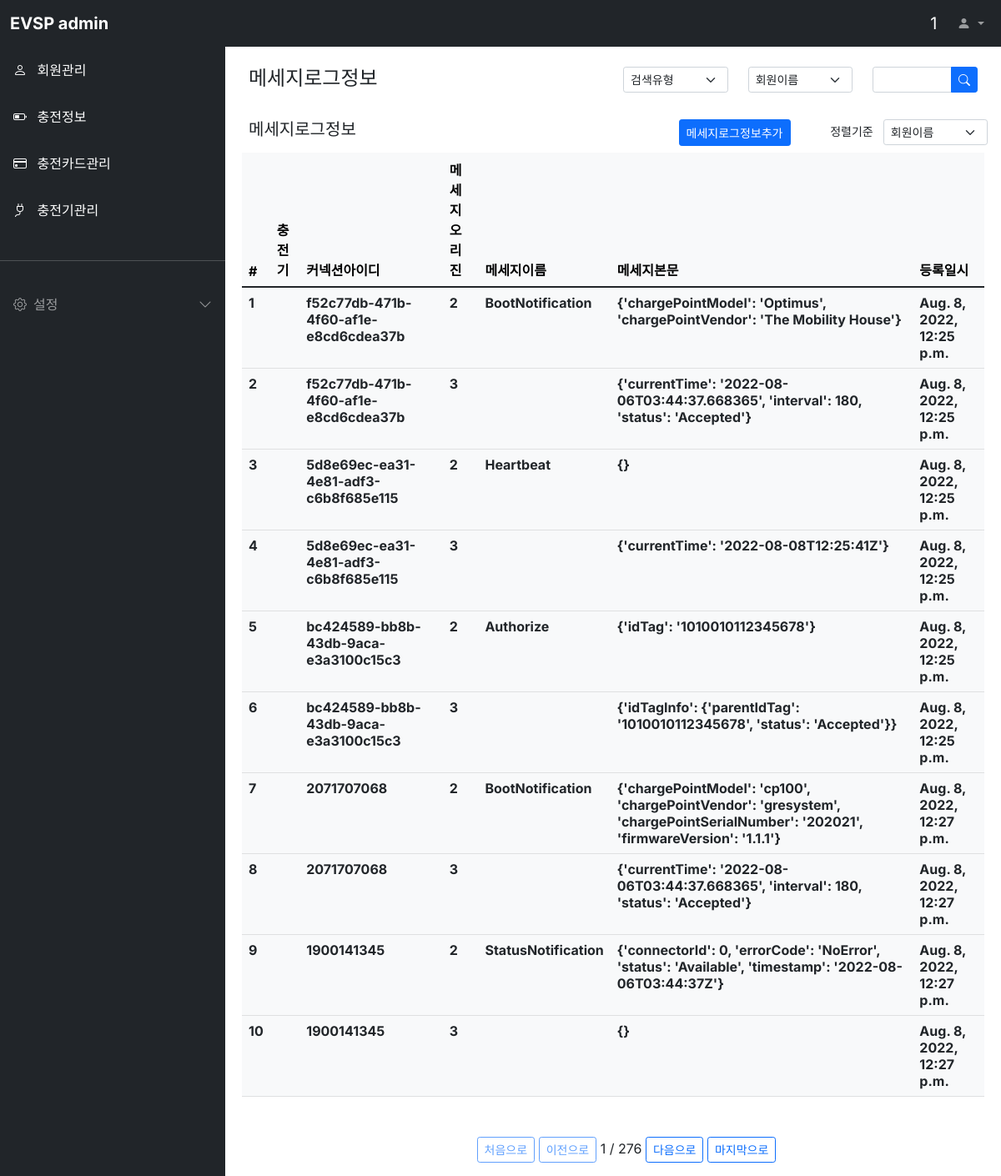
The page /msglog/ (signed in) on the database as committed earlier.
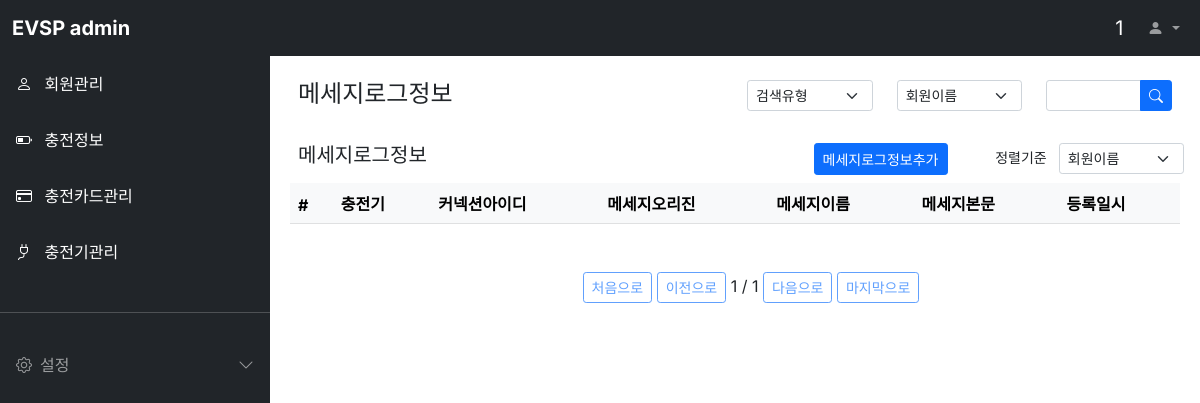
The same page on the database as committed later.
### msglog/models.py (models this page shows)
class Msglog(models.Model):
  cpnumber = models.CharField(max_length=128, verbose_name='충전기번호')
  msg_direction = models.IntegerField(verbose_name='메세지오리진')
  msg_name = models.CharField(max_length=128, verbose_name='메세지이름')
  msg_content = models.TextField(verbose_name='메세지본문')
  connection_id = models.CharField(max_length=128, verbose_name='커넥션아이디')
  register_dttm = models.DateTimeField(auto_now_add=True, verbose_name='등록일시')
  class Meta:
    db_table = 'evsp_msglog'
    verbose_name = '메세지로그정보'
    verbose_name_plural = '메세지로그정보'

### msglog/views.py (the view)
# urls.py: path('msglog/', MsglogList.as_view()),
class MsglogList(ListView):
  model = Msglog
  template_name='msglog.html'
  context_object_name = 'msglogList'
  paginate_by = 10
  queryset = Msglog.objects.all()
  def get_context_data(self, **kwargs):
    context = super().get_context_data(**kwargs)
    user_id = self.request.session['user']
    context['loginuser'] = user_id
    return context

### msglog/templates/msglog.html (shortened to what this page needs)
{% extends "base.html" %}
{% block contents %}
<div class="row mt-3 mx-3">
  <div class="col-md-6 fw-bold"><h4>메세지로그정보</h4></div>
  <div class="col-md-2">
    <select class="form-select form-select-sm" aria-label="Default select example">
      <option selected>검색유형</option>
    </select>
  </div>
  <div class="col-md-2">
    <select class="form-select form-select-sm" aria-label="Default select example">
      <option selected>회원이름</option>
    </select>
  </div>
  <div class="col-md-2">
    <form>
      <div class="input-group input-group-sm">
        <input type="text" class="form-control" placeholder="" aria-label="Recipient's userid" aria-describedby="button-addon2">
        <button class="btn btn-primary" type="button" id="button-addon2">
          <i class="bi bi-search"></i>
        </button>
      </div>
    </form>
  </div>
</div>
<div class="row mt-3 mx-3">
  <div class="col-md-6 fw-bold"><h5>메세지로그정보</h5></div>
  <div class="col-md-3 d-grid justify-content-md-end">
    <button class="btn btn-primary btn-sm"
      onclick="location.href='/charginginfo/register/'">메세지로그정보추가
    </button>
  </div>
  <div class="col-md-3">
    <div class="row justify-content-end">
      <label class="col form-select-sm text-end">정렬기준</label>
      <select class="col form-select form-select-sm" aria-label="Default select example">
        <option selected>회원이름</option>
      </select>
    </div>
  </div>
</div>
<div class="row mt-2 mx-2">
  <div class="col-12">
    <table class="table table-light">
      <thead class="thead-light">
        <tr>
          <th scope="col">#</th>
          <th scope="col">충전기</th>
          <th scope="col">커넥션아이디</th>
          <th scope="col">메세지오리진</th>
          <th scope="col">메세지이름</th>
          <th scope="col">메세지본문</th>
          <th scope="col">등록일시</th>
        </tr>
      </thead>
      <tbody class="text-dark">
        {% for msgloginfo in msglogList %}
        <tr>
          <th scope="row">{{ msgloginfo.id }}</th>
          <th><a href="/charginginfo/{{ charginginfo.id }}">{{ msgloginfo.cpname }}</a></th>
          <th>{{ msgloginfo.connection_id }}</th>
          <th>{{ msgloginfo.msg_direction }}</th>
          <th>{{ msgloginfo.msg_name }}</th>
          <th>{{ msgloginfo.msg_content }}</th>
          <th>{{ msgloginfo.register_dttm }}</th>
        </tr>
        {% endfor %}
      </tbody>
    </table>
    <div class="pagination justify-content-center mt-5">
      <ul class="step-links">
        {% if page_obj.has_previous %}
        <a class="btn btn-sm btn-outline-primary" href="?page=1">처음으로</a>
        <a class="btn btn-sm btn-outline-primary" href="?page={{ page_obj.previous_page_number }}">이전으로</a>
        {% else %}
        <a class="btn btn-sm btn-outline-primary disabled" href="#">처음으로</a>
        <a class="btn btn-sm btn-outline-primary disabled" href="#">이전으로</a>
        {% endif %}
      <span class="current">
        {{ page_obj.number }} / {{ page_obj.paginator.num_pages }}
      </span>
        {% if page_obj.has_next %}
        <a class="btn btn-sm btn-outline-primary" href="?page={{ page_obj.next_page_number }}">다음으로</a>
        <a class="btn btn-sm btn-outline-primary" href="?page={{ page_obj.paginator.num_pages }}">마지막으로</a>
        {% else %}
        <a class="btn btn-sm btn-outline-primary disabled" href="#">다음으로</a>
        <a class="btn btn-sm btn-outline-primary disabled" href="#">마지막으로</a>
        {% endif %}
      </ul>
    </div>
  </div>
</div>
{% endblock %}

Rows that differ between the two databases and show on the page:
removed Msglog: id "1", connection_id "f52c77db-471b-4f60-af1e-e8cd6cdea37b", msg_direction "2", msg_name "BootNotification", msg_content "{'chargePointModel': 'Optimus', 'chargePointVendor': 'The Mobility House'}", register_dttm "Aug. 8, 2022, 12:25 p.m."
removed Msglog: id "2", connection_id "f52c77db-471b-4f60-af1e-e8cd6cdea37b", msg_direction "3", msg_content "{'currentTime': '2022-08-06T03:44:37.668365', 'interval': 180, 'status': 'Accepted'}", register_dttm "Aug. 8, 2022, 12:25 p.m."
removed Msglog: id "3", connection_id "5d8e69ec-ea31-4e81-adf3-c6b8f685e115", msg_direction "2", msg_name "Heartbeat", msg_content "{}", register_dttm "Aug. 8, 2022, 12:25 p.m."
removed Msglog: id "4", connection_id "5d8e69ec-ea31-4e81-adf3-c6b8f685e115", msg_direction "3", msg_content "{'currentTime': '2022-08-08T12:25:41Z'}", register_dttm "Aug. 8, 2022, 12:25 p.m."
removed Msglog: id "5", connection_id "bc424589-bb8b-43db-9aca-e3a3100c15c3", msg_direction "2", msg_name "Authorize", msg_content "{'idTag': '1010010112345678'}", register_dttm "Aug. 8, 2022, 12:25 p.m."
removed Msglog: id "6", connection_id "bc424589-bb8b-43db-9aca-e3a3100c15c3", msg_direction "3", msg_content "{'idTagInfo': {'parentIdTag': '1010010112345678', 'status': 'Accepted'}}", register_dttm "Aug. 8, 2022, 12:25 p.m."
removed Msglog: id "7", connection_id "2071707068", msg_direction "2", msg_name "BootNotification", msg_content "{'chargePointModel': 'cp100', 'chargePointVendor': 'gresystem', 'chargePointSerialNumber': '202021', 'firmwareVersion': '1.1.1'}", register_dttm "Aug. 8, 2022, 12:27 p.m."
removed Msglog: id "8", connection_id "2071707068", msg_direction "3", msg_content "{'currentTime': '2022-08-06T03:44:37.668365', 'interval': 180, 'status': 'Accepted'}", register_dttm "Aug. 8, 2022, 12:27 p.m."
removed Msglog: id "9", connection_id "1900141345", msg_direction "2", msg_name "StatusNotification", msg_content "{'connectorId': 0, 'errorCode': 'NoError', 'status': 'Available', 'timestamp': '2022-08-06T03:44:37Z'}", register_dttm "Aug. 8, 2022, 12:27 p.m."
removed Msglog: id "10", connection_id "1900141345", msg_direction "3", msg_content "{}", register_dttm "Aug. 8, 2022, 12:27 p.m."
Other text that changed with them:
{{ page_obj.paginator.num_pages }}: "276" → "1"
